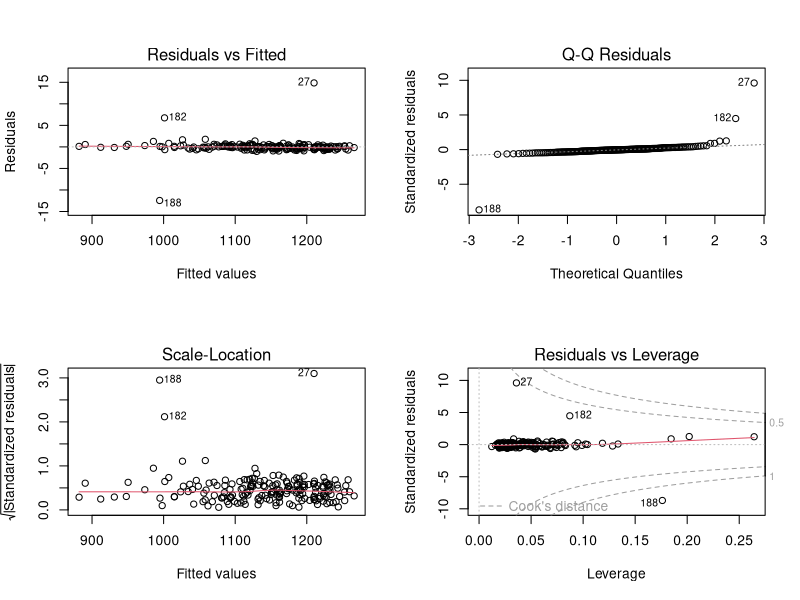
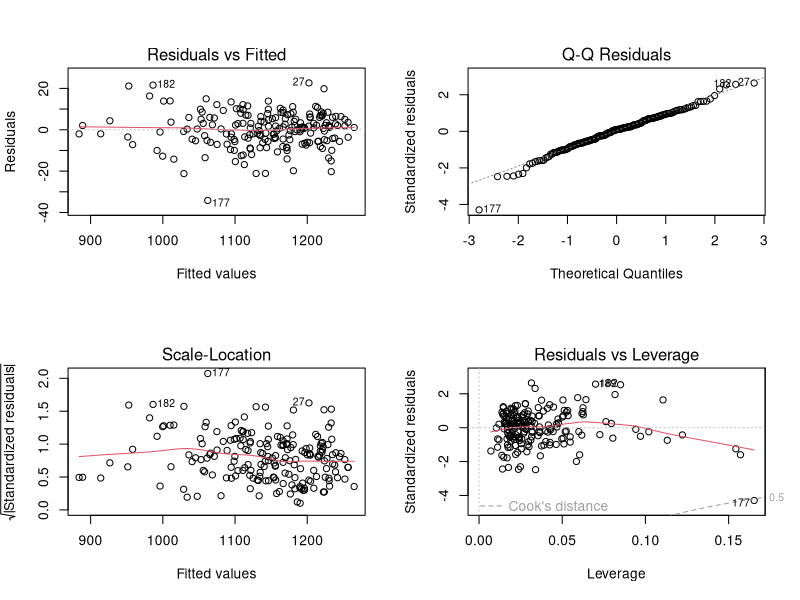

The R source for these figures, in order:
## ---- chunk 1
library(tidyverse)
library(readr)
library(leaps)
## ---- chunk 2
datos <- read_csv("datos.csv") %>% select(-N)
## ---- chunk 3
modelo1 <- lm(GLOBAL ~ ., datos)
summary(modelo1)
## ---- chunk 4
par(mfrow = c(2, 2))
plot(modelo1)
## ---- chunk 5
bs <- regsubsets(GLOBAL ~., datos, nbest = 2)
(bs_summary <- summary(bs))
cbind(
  Cp = bs_summary$cp,
  R2 = bs_summary$rsq,
  adj_R2 = bs_summary$adjr2
)
## ---- chunk 6
modelo2 <- lm(GLOBAL ~ PMA + PAN + ELE + CLE + LES + ING, datos)
summary(modelo2)
## ---- chunk 7
par(mfrow = c(2,2))
plot(modelo2)
